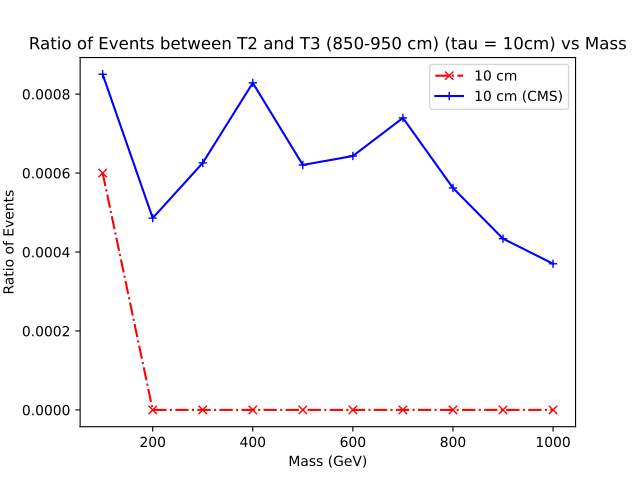

Write the Python code that produced this figure.
import matplotlib.pyplot as plt

## for 10 cm 
x1 = [100, 200, 300, 400, 500, 600, 700, 800, 900, 1000]
y1 = [6,0,0,0,0,0,0,0,0,0]
y1 = [element / 10000 for element in y1]
yerr1 =10
plt.plot(x1, y1,marker='x', linestyle='dashdot', color='r', label='10 cm')


x2 = [100, 200, 300, 400, 500, 600, 700, 800, 900, 1000]
y2 = [0.00085014,0.00048598,0.00062577,0.00082845,0.00062054,0.00064325,0.0007397,0.00056225,0.0004338,0.00037027]
plt.plot(x2, y2,marker='+', linestyle='solid', color='b', label='10 cm (CMS)')


plt.title('Ratio of Events between T2 and T3 (850-950 cm) (tau = 10cm) vs Mass')
plt.xlabel('Mass (GeV)')
plt.ylabel('Ratio of Events')
plt.legend()
plt.savefig('comp_tau_10cm.pdf')  
plt.show()
